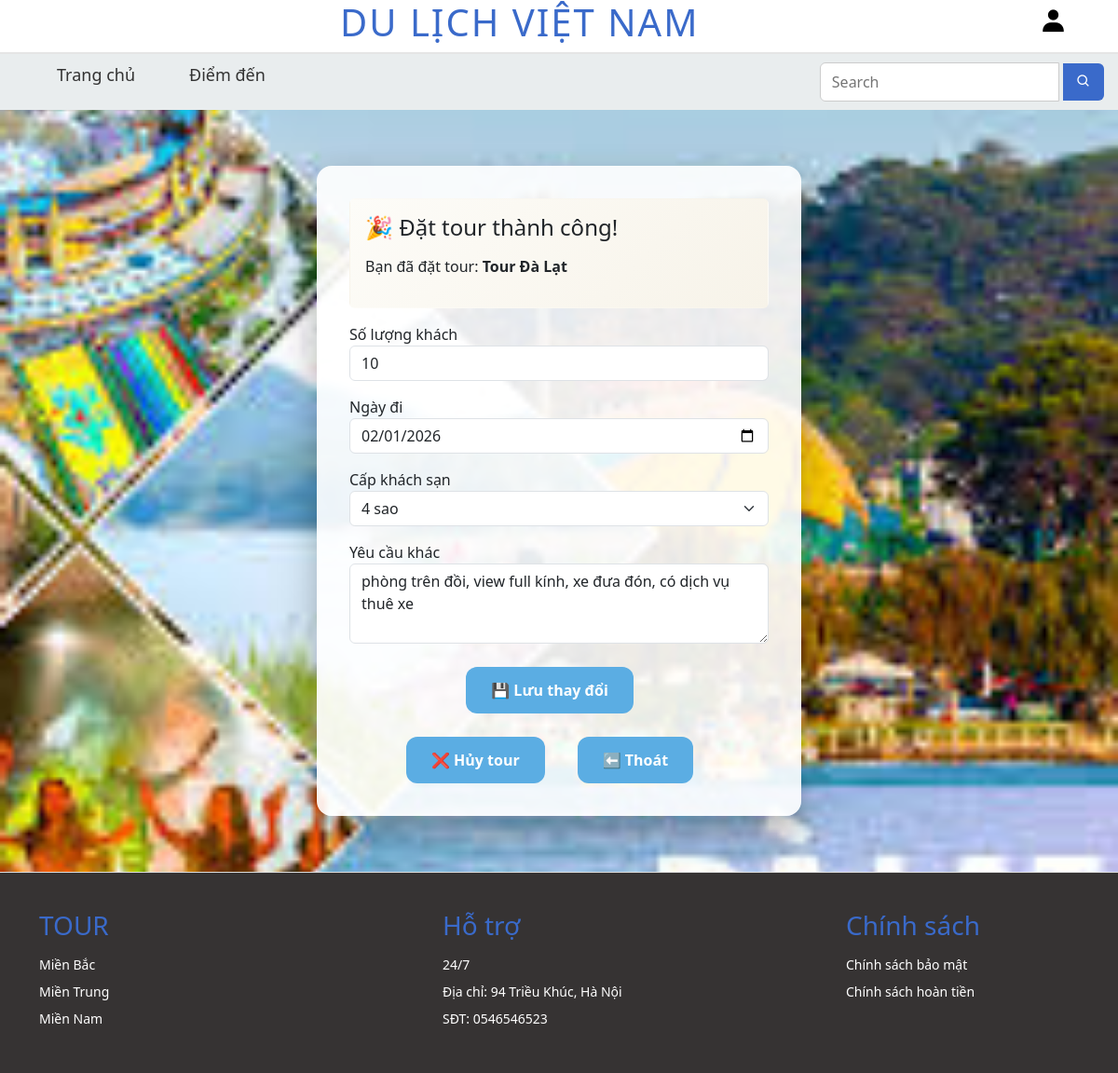
The app's page /booking/successEdit?maDat=3&tour_id=16 (signed in) with its own data.
### tables this page shows
CREATE TABLE `tour` (
  `MaTour` int(11) NOT NULL,
  `MaLoai` varchar(50) DEFAULT NULL,
  `TenTour` varchar(100) NOT NULL,
  `TGTour` varchar(500) NOT NULL,
  `GiaTour` double DEFAULT NULL,
  `NoiDungTour` text NOT NULL,
  `AnhTour` text DEFAULT NULL,
  `NgayKhoiHanh` datetime DEFAULT NULL,
  `DiemKhoiHanh` varchar(100) DEFAULT NULL,
  `NgayThem` datetime NOT NULL
);

CREATE TABLE `chitietdat` (
  `MaDat` int(11) NOT NULL,
  `MaTour` int(11) NOT NULL,
  `NgayDi` datetime NOT NULL,
  `SoLuongKhach` int(11) NOT NULL,
  `CapKS` varchar(10) DEFAULT NULL,
  `Khac` varchar(1000) DEFAULT NULL
);

### app/controllers/BookingController.php (called while the page is built, shortened)
<?php
require_once __DIR__ . "/../models/ChiTietDat.php";
require_once __DIR__ . "/../models/Tour.php";
class BookingController
{
    public function successEdit()
    {
        $maDat = $_GET['maDat'] ?? null;
        $tourId = $_GET['tour_id'] ?? null;
        $tourModel = new Tour();
        $tour = $tourModel->getTourById($tourId);
        $chiTietModel = new ChiTietDat();
        $booking = $chiTietModel->getChiTietByMaDat($maDat);
        $soLuongKhach = $booking['SoLuongKhach'];
        $ngayDi       = $booking['NgayDi'];
        $capKS        = $booking['CapKS'];
        $khac         = $booking['Khac'];
        include __DIR__ . "/../views/booking/success.php";
    }
}

### index.php (called while the page is built, shortened)
<?php
$router = new Router();
$router->get('/user/login','AdminController@loginForm');
$router->post('/login','AdminController@login');
$router->get('/dashboard','AdminController@dashboard');
$router->post('/user/register','AdminController@register');
$router->get('/logout','AdminController@logout');
$router->get('/profile','AdminController@profile');
$router->get('/home', 'AdminController@home');
$router->get('/admin','AdminController@admin');
$router->get('/user/register','UserController@registerForm');
$router->post('/user/register','UserController@register');
$router->get('/user/edit-profile', 'UserController@editProfile');
$router->post('/user/update-profile', 'UserController@updateProfile');
$router->get('/user/manage', 'UserController@manage');
$router->get('/user/add', 'UserController@add');
$router->post('/user/add', 'UserController@add');
$router->get('/user/edit', 'UserController@editForm');
$router->post('/user/update', 'UserController@update');
$router->post('/user/delete', 'UserController@delete');
$router->get('/user/import', 'UserController@import');
$router->post('/user/import', 'UserController@import');
$router->get('/user/export', 'UserController@export');
$router->get('/', 'HomeController@index');
$router->get('/search', 'HomeController@search');
$router->get('/tour','TourController@index');
$router->get('/detail','TourController@detail');
$router->get('/tour/manage','TourController@manage');
$router->get('/booking/form', 'BookingController@form');
$router->post('/booking/create', 'BookingController@createBooking');
$router->post('/booking/update', 'BookingController@updateBooking');
$router->post('/booking/cancel', 'BookingController@cancelBooking');
$router->post('/booking/cancelhome', 'BookingController@cancelAndGoHome');
$router->post('/booking/delete', 'BookingController@delete');
$router->get('/booking/history', 'BookingController@history');
$router->get('/booking/userHistory', 'BookingController@userHistory');
$router->get('/booking/manage', 'BookingController@manage');
$router->get('/booking/export', 'BookingController@export');
$router->get('/booking/edit', 'BookingController@editForm');
$router->get('/booking/detail', 'BookingController@detail');
$router->get('/booking/success', 'BookingController@success');
$router->get('/booking/successEdit', 'BookingController@successEdit');
$router->get('/comment/admin', 'CommentController@admin');
$router->post('/comment/add', 'CommentController@add');
$router->post('/comment/delete', 'CommentController@delete');
$router->post('/comment/deleteAdmin', 'CommentController@deleteAdmin');
$router->get('/comment/list', 'CommentController@list');
$router->get('/comment/search', 'CommentController@searchByTour');
$router->post('/comment/approveAdmin','CommentController@approveAdmin');
$router->run();

### app/models/Tour.php (called while the page is built, shortened)
<?php
require_once __DIR__ . "/../../config/database.php";
class Tour
{
    public static function getTourById($id)
{
    $conn = Database::getConnection();
    $id = intval($id);
    $sql = "SELECT * FROM TOUR WHERE MaTour = $id LIMIT 1";
    $result = $conn->query($sql);
    return $result ? $result->fetch_assoc() : null;
}
}

### app/models/ChiTietDat.php (called while the page is built, shortened)
<?php
require_once __DIR__ . "/../../config/database.php";
class ChiTietDat
{
    private $conn;
    public function __construct()
    {
        $database = new Database();
        $this->conn = $database->getConnection();
    }
    public function getChiTietByMaDat($maDat)
    {
        $sql = "SELECT * FROM chitietdat WHERE MaDat = ? LIMIT 1";
        $stmt = $this->conn->prepare($sql);
        $stmt->bind_param("i", $maDat);
        $stmt->execute();
        $res = $stmt->get_result();
        return $res->fetch_assoc();
    }
}

### config/database.php (called while the page is built, shortened)
<?php
class Database {
    private static $conn = null;
    public static function getConnection() {
        if (self::$conn === null) {
            self::$conn = mysqli_connect("localhost", "root", "", "webdulich");
            mysqli_set_charset(self::$conn, "utf8");
        }
        return self::$conn;
    }
}

### app/views/booking/success.php (the view, shortened to what this page needs)
<?php include __DIR__ . "/../home/home_menu.php"; ?>
    <div class=" booking-success">
        <div class="alert luxury-alert">
            <h4>🎉 Đặt tour thành công!</h4>
            <p>Bạn đã đặt tour: <strong><?= htmlspecialchars($tour['TenTour']) ?></strong></p>
        </div>
        <form action="/webdulich/booking/update" method="POST">
            <div class="mb-3">
                <label>Số lượng khách</label>
                <input type="number" name="soLuongKhach" value="<?= $soLuongKhach ?>" class="form-control" min="1" required>
            </div>
            <div class="mb-3">
                <label>Ngày đi</label>
                <input type="date" name="ngayDi" min="<?= date('Y-m-d') ?>" value="<?= date('Y-m-d', strtotime($ngayDi)) ?>" class="form-control" required>
            </div>
            <div class="mb-3">
                <label>Cấp khách sạn</label>
                <select name="capKS" class="form-select">
                    <option value="4*" <?= $capKS == "4*" ? "selected" : "" ?>>4 sao</option>
                </select>
            </div>
            <div class="mb-3">
                <label>Yêu cầu khác</label>
                <textarea name="khac" class="form-control" rows="3"><?= htmlspecialchars($khac) ?></textarea>
            </div>
            <div class="booking-actions">
                <button type="submit" class="btn luxury-btn-warning">💾 Lưu thay đổi</button>
            </div>
        </form>
        <div class="booking-actions">
            <form action="/webdulich/booking/cancel" method="POST" onsubmit="return confirmCancel();">
                <button type="submit" class="btn luxury-btn-danger" >❌ Hủy tour</button>
            </form>
            <a href="/webdulich/" class="btn luxury-btn-secondary">⬅️ Thoát</a>
        </div>
    </div>
<link rel="stylesheet" href="https://cdnjs.cloudflare.com/ajax/libs/toastr.js/latest/toastr.min.css">
<?php include __DIR__ . "/../home/home_footer.php"; ?>

### public/css/home.css (style rules this page uses)
* { margin: 0; padding: 0; box-sizing: border-box; font-family: 'Segoe UI', Tahoma, sans-serif; }
body { background-color: #f4f6f9; color: #333; line-height: 1.6; padding: 10px; }
.btn { text-decoration: none; background-color: rgb(204, 183, 81); color:white; border-radius: 5px; padding: 4px 8px; }

### public/css/booking.css (style rules this page uses)
body { margin: 0; padding: 0; font-family: 'Segoe UI', sans-serif; }

### public/css/success.css (style rules this page uses)
body { font-family: 'Segoe UI', sans-serif; }
.booking-success { max-width: 520px; margin: 60px auto; padding: 35px; background: rgba(255, 255, 255, 0.9); border-radius: 16px; box-shadow: 0 20px 40px rgba(0, 0, 0, 0.3); }
.luxury-alert { background: linear-gradient(135deg, #fdfcf8, #f7f3e9); border-left: 7px solid #bfa25a; border-radius: 15px; padding: 30px; color: #333; }
.luxury-alert h4 { margin-bottom: 15px; }
.booking-actions { margin-top: 25px; display: flex; justify-content: center; gap: 15px; flex-wrap: wrap; }
.booking-actions .btn { padding: 12px 26px; border-radius: 12px; font-weight: 600; transition: 0.3s; }
.luxury-btn-warning { background: linear-gradient(135deg, #f0ad4e, #d39e00) !important; color: #fff !important; }
.luxury-btn-danger { background: linear-gradient(135deg, #dc3545, #a71d2a)!important; color: #fff!important; }
.luxury-btn-secondary { background: linear-gradient(135deg, #6c757d, #495057)!important; color: #fff!important; }

### public/css/style.css (style rules this page uses)
body { font-family: Arial; background: #f4f6f8; padding: 20px; }
.btn { align-self: center; margin-right: 20px; background: #5bade3 !important; color:white !important; padding: 10px 16px; text-decoration: none; border-radius: 5px; }

### app/views/home/home_menu.php (style rules this page uses)
body { padding: 0 !important; }

### records on screen
tour: TenTour "Tour Đà Lạt"
chitietdat: soLuongKhach "10", ngayDi "02/01/2026", capKS "4 sao", khac "phòng trên đồi, view full kính, xe đưa đón, có dịch vụ thuê xe"
